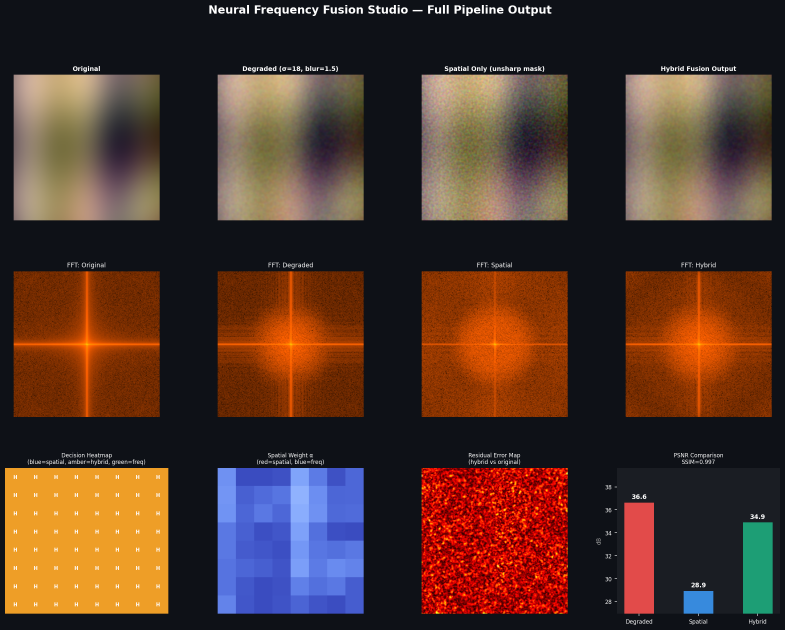
#> input picture nffs_output.png, 2355 x 1889 px (shown at 1/3 size)
$ python nffs.py --image nffs_output.png
#> lines starting #> are read from the running program, lines starting #| are printed output that depends on the picture
"""
Neural Frequency Fusion Studio (NFFS)
======================================
Adaptive spatial–frequency domain image transformation
with patch-level neural decision making.

Dependencies:
    pip install numpy opencv-python matplotlib scipy

Usage:
    python nffs.py                          # uses built-in synthetic image
    python nffs.py --image path/to/img.png  # use your own image
    python nffs.py --noise 20 --blur 2.0    # custom degradation
"""

import argparse
import numpy as np
import cv2
from scipy.ndimage import gaussian_filter
import matplotlib
matplotlib.use('Agg')
import matplotlib.pyplot as plt
import matplotlib.gridspec as gridspec
from matplotlib.colors import LinearSegmentedColormap


# ─────────────────────────────────────────────
# 1. IMAGE GENERATION / LOADING
# ─────────────────────────────────────────────

def generate_synthetic_image(size=256, seed=42):
    """
    Create a synthetic test image with mixed textures:
    smooth gradients + high-frequency details + edges.
    Simulates a natural image for DIP experiments.
    """
    np.random.seed(seed)
    W = H = size
    x = np.linspace(0, 2 * np.pi, W)
    y = np.linspace(0, 2 * np.pi, H)
    X, Y = np.meshgrid(x, y)

    # R channel: low-frequency smooth base + mid-frequency texture
    R = 128 + 40 * np.sin(X / 1.2) + 30 * np.cos(Y / 0.9) \
        + 20 * np.sin((X + Y) / 1.5) + 15 * np.sin(X / 0.4)
    # G channel: slightly warmer
    G = R * 0.85 + 10 * np.sin(X * Y / 4)
    # B channel: cooler tone
    B = R * 0.7 + 20 * np.cos(X / 0.7)

    img = np.stack([
        np.clip(R, 0, 255),
        np.clip(G, 0, 255),
        np.clip(B, 0, 255)
    ], axis=2).astype(np.uint8)

    return img


def load_image(path, size=256):
    img = cv2.imread(path)
    if img is None:
        raise FileNotFoundError(f"Image not found: {path}")
    img = cv2.cvtColor(img, cv2.COLOR_BGR2RGB)
    img = cv2.resize(img, (size, size))
    return img


# ─────────────────────────────────────────────
# 2. DEGRADATION ENGINE
# ─────────────────────────────────────────────

def degrade_image(img, noise_sigma=18, blur_radius=1.5, seed=42):
    """
    Apply synthetic degradation:
        - Gaussian noise (additive white noise model)
        - Gaussian blur (simulates lens blur / compression)
    """
    np.random.seed(seed)
    degraded = img.astype(np.float32) + np.random.normal(0, noise_sigma, img.shape)
    degraded = np.clip(degraded, 0, 255).astype(np.uint8)
    # Apply per-channel blur
    degraded = np.stack(
        [gaussian_filter(degraded[:, :, c], blur_radius) for c in range(3)],
        axis=2
    )
    return degraded.astype(np.uint8)


# ─────────────────────────────────────────────
# 3. SPATIAL ENHANCEMENT
# ─────────────────────────────────────────────

def spatial_enhance(img):
    """
    Unsharp masking via Laplacian sharpening kernel.
    Emphasises edges and fine detail in spatial domain.
    Kernel: 3x3 centre-weighted Laplacian sharpener.
    """
    kernel = np.array([
        [-1, -1, -1],
        [-1,  9, -1],
        [-1, -1, -1]
    ], dtype=np.float32)

    enhanced = np.stack([
        cv2.filter2D(img[:, :, c].astype(np.float32), -1, kernel)
        for c in range(3)
    ], axis=2)
    return np.clip(enhanced, 0, 255).astype(np.uint8)


# ─────────────────────────────────────────────
# 4. FREQUENCY FILTERING
# ─────────────────────────────────────────────

def ideal_low_pass(channel, cutoff=0.35, smooth_factor=10.0):
    """
    Frequency-domain low-pass filter with smooth Gaussian rolloff
    to avoid Gibbs ringing at the cutoff boundary.

    Steps:
        1. FFT → shift DC to centre
        2. Apply distance-based soft mask
        3. Inverse FFT → reconstruct
    """
    f = np.fft.fft2(channel.astype(np.float32))
    fshift = np.fft.fftshift(f)

    H, W = channel.shape
    cy, cx = H // 2, W // 2
    yy, xx = np.mgrid[-cy:H - cy, -cx:W - cx]
    dist = np.sqrt((xx / W) ** 2 + (yy / H) ** 2)

    # Soft mask: pass frequencies below cutoff, suppress above
    mask = np.exp(-smooth_factor * np.maximum(0, dist - cutoff) ** 2)
    fshift *= mask

    back = np.fft.ifft2(np.fft.ifftshift(fshift))
    return np.abs(back)


def frequency_filter(img, cutoff=0.35):
    """Apply ideal_low_pass to each colour channel independently."""
    filtered = np.stack([
        ideal_low_pass(img[:, :, c], cutoff=cutoff)
        for c in range(3)
    ], axis=2)
    return np.clip(filtered, 0, 255).astype(np.uint8)


# ─────────────────────────────────────────────
# 5. PATCH FEATURE EXTRACTION
# ─────────────────────────────────────────────

def patch_features(patch):
    """
    Extract local features for the decision network:
        - variance:      texture richness
        - edge_density:  spatial gradient strength
        - mean:          overall brightness
    """
    gray = 0.299 * patch[:, :, 0] + 0.587 * patch[:, :, 1] + 0.114 * patch[:, :, 2]
    variance = float(np.var(gray))
    grad_x = np.abs(np.diff(gray, axis=1)).mean()
    grad_y = np.abs(np.diff(gray, axis=0)).mean()
    edge_density = float(grad_x + grad_y)
    mean = float(gray.mean())
    return {"variance": variance, "edge_density": edge_density, "mean": mean}


# ─────────────────────────────────────────────
# 6. DECISION NETWORK (lightweight ML model)
# ─────────────────────────────────────────────

def decision_network(features, noise_sigma, feedback_bias=0.0):
    """
    Simulated 2-layer neural network:
        Input:  patch features + noise level
        Output: (spatial_weight, freq_weight, mode)

    Learned heuristics:
        High edge density  → prefer spatial sharpening
        High noise level   → prefer frequency suppression
        Mixed              → hybrid fusion

    feedback_bias: float in [-2, 2]
        Shifts decision boundary based on user reinforcement feedback.
        Positive = prefer spatial, Negative = prefer frequency.
    """
    noise_score  = min(1.0, noise_sigma / 60.0)
    edge_score   = min(1.0, features["edge_density"] / 12.0)
    texture_score = min(1.0, features["variance"] / 800.0)

    # Weighted combination (mimics a linear layer)
    sw = edge_score * 0.6 + texture_score * 0.2 - noise_score * 0.3 + feedback_bias * 0.1
    fw = noise_score * 0.7 - edge_score * 0.2 + 0.15 - feedback_bias * 0.05

    sw = max(0.0, sw)
    fw = max(0.0, fw)
    total = sw + fw if (sw + fw) > 0 else 1.0
    sw /= total
    fw /= total

    if sw > 0.6:
        mode = "spatial"
        reason = "High edge density → spatial sharpening preferred"
    elif fw > 0.6:
        mode = "freq"
        reason = "High noise / low edges → frequency suppression preferred"
    else:
        mode = "hybrid"
        reason = "Mixed characteristics → adaptive hybrid fusion"

    return {"spatial_w": sw, "freq_w": fw, "mode": mode, "reason": reason}


# ─────────────────────────────────────────────
# 7. HYBRID FUSION ENGINE
# ─────────────────────────────────────────────

def hybrid_fusion(degraded, spatial_img, freq_img, noise_sigma,
                  patch_size=32, manual_alpha=None, feedback_bias=0.0):
    """
    Main fusion step.
    For each patch:
        1. Extract features from the degraded patch
        2. Run decision network → get per-patch alpha (spatial weight)
        3. Blend: output = alpha * spatial + (1-alpha) * freq

    manual_alpha: float [0,1] or None
        If set, overrides the network for all patches (manual slider mode).
    """
    H, W = degraded.shape[:2]
    rows = H // patch_size
    cols = W // patch_size

    alpha_map  = np.zeros((H, W), dtype=np.float32)
    dec_grid   = np.zeros((rows, cols), dtype=int)   # 0=spatial,1=hybrid,2=freq
    dec_info   = {}

    for pr in range(rows):
        for pc in range(cols):
            py = pr * patch_size
            px = pc * patch_size
            patch = degraded[py:py + patch_size, px:px + patch_size]
            feat  = patch_features(patch)
            dec   = decision_network(feat, noise_sigma, feedback_bias)

            alpha = manual_alpha if manual_alpha is not None else dec["spatial_w"]
            alpha_map[py:py + patch_size, px:px + patch_size] = alpha

            mode_int = {"spatial": 0, "hybrid": 1, "freq": 2}[dec["mode"]]
            dec_grid[pr, pc] = mode_int
            dec_info[(pr, pc)] = {"features": feat, "decision": dec, "alpha": alpha}

    # Pixel-wise blend
    output = (alpha_map[:, :, np.newaxis] * spatial_img.astype(np.float32) +
              (1 - alpha_map[:, :, np.newaxis]) * freq_img.astype(np.float32))
    output = np.clip(output, 0, 255).astype(np.uint8)

    return output, alpha_map, dec_grid, dec_info


# ─────────────────────────────────────────────
# 8. METRICS
# ─────────────────────────────────────────────

def compute_psnr(orig, processed):
    """Peak Signal-to-Noise Ratio in dB. Higher = better."""
    mse = np.mean((orig.astype(float) - processed.astype(float)) ** 2)
    if mse == 0:
        return 99.0
    return 20 * np.log10(255.0) - 10 * np.log10(mse)


def compute_ssim(orig, processed):
    """
    Structural Similarity Index (simplified single-channel).
    Range [0,1]. Higher = better.
    """
    a = (0.299 * orig[:,:,0] + 0.587 * orig[:,:,1] + 0.114 * orig[:,:,2]).astype(float)
    b = (0.299 * processed[:,:,0] + 0.587 * processed[:,:,1] + 0.114 * processed[:,:,2]).astype(float)
    mu_a, mu_b = a.mean(), b.mean()
    sig_a, sig_b = a.std(), b.std()
    sig_ab = np.mean((a - mu_a) * (b - mu_b))
    C1, C2 = (0.01 * 255) ** 2, (0.03 * 255) ** 2
    return (2 * mu_a * mu_b + C1) * (2 * sig_ab + C2) / \
           ((mu_a**2 + mu_b**2 + C1) * (sig_a**2 + sig_b**2 + C2))


# ─────────────────────────────────────────────
# 9. FFT VISUALISATION HELPER
# ─────────────────────────────────────────────

def fft_magnitude_map(img):
    """
    Compute log-scaled FFT magnitude spectrum (DC centred).
    Returns 2D float array ready for imshow.
    """
    gray = 0.299 * img[:,:,0] + 0.587 * img[:,:,1] + 0.114 * img[:,:,2]
    f = np.fft.fftshift(np.fft.fft2(gray))
    return np.log(1 + np.abs(f))


# ─────────────────────────────────────────────
# 10. VISUALISATION
# ─────────────────────────────────────────────

def visualise_results(orig, deg, spatial, output, alpha_map, dec_grid,
                      psnr_deg, psnr_sp, psnr_out, ssim_out,
                      save_path="nffs_output.png"):
    """
    Generate a comprehensive 3-row output figure:
        Row 1: original / degraded / spatial / hybrid (images)
        Row 2: FFT magnitude maps for all four
        Row 3: decision heatmap / alpha map / error map / PSNR bar chart
    """
    fig = plt.figure(figsize=(20, 14), facecolor='#0e1117')
    fig.suptitle(
        'Neural Frequency Fusion Studio — Full Pipeline Output',
        fontsize=16, color='white', fontweight='bold', y=0.98
    )
    gs = gridspec.GridSpec(3, 4, figure=fig, hspace=0.38, wspace=0.22)

    # ── Row 1: images ──
    row1_imgs   = [orig, deg, spatial, output]
    row1_titles = [
        'Original',
        f'Degraded  (σ=18, blur=1.5)',
        'Spatial Only  (unsharp mask)',
        'Hybrid Fusion Output'
    ]
    for i, (title, img) in enumerate(zip(row1_titles, row1_imgs)):
        ax = fig.add_subplot(gs[0, i])
        ax.imshow(img)
        ax.set_title(title, color='white', fontsize=9, fontweight='bold')
        ax.axis('off')
        p = compute_psnr(orig, img)
        ax.set_xlabel(f'PSNR: {p:.1f} dB', color='#aaaaaa', fontsize=8)
        ax.xaxis.set_label_position('bottom')

    # ── Row 2: FFT magnitude maps ──
    fft_cmap = LinearSegmentedColormap.from_list('fft', ['#000000', '#ff6000', '#ffdd00'])
    for i, (title, img) in enumerate(zip(
        ['FFT: Original', 'FFT: Degraded', 'FFT: Spatial', 'FFT: Hybrid'],
        row1_imgs
    )):
        ax = fig.add_subplot(gs[1, i])
        ax.imshow(fft_magnitude_map(img), cmap=fft_cmap)
        ax.set_title(title, color='white', fontsize=9)
        ax.axis('off')

    # ── Row 3 col 0: decision heatmap ──
    ax_h = fig.add_subplot(gs[2, 0])
    dec_cmap = LinearSegmentedColormap.from_list('dec', ['#378ADD', '#EF9F27', '#1D9E75'])
    ax_h.imshow(dec_grid, cmap=dec_cmap, vmin=0, vmax=2,
                interpolation='nearest', aspect='auto')
    rows_n, cols_n = dec_grid.shape
    for pr in range(rows_n):
        for pc in range(cols_n):
            lbl = ['S', 'H', 'F'][dec_grid[pr, pc]]
            ax_h.text(pc, pr, lbl, ha='center', va='center',
                      fontsize=7, color='white', fontweight='bold')
    ax_h.set_title('Decision Heatmap\n(S=spatial  H=hybrid  F=freq)',
                   color='white', fontsize=8)
    ax_h.axis('off')

    # ── Row 3 col 1: alpha / spatial-weight map ──
    ax_a = fig.add_subplot(gs[2, 1])
    ax_a.imshow(alpha_map, cmap='coolwarm', vmin=0, vmax=1)
    ax_a.set_title('Spatial Weight α per pixel\n(red=spatial  blue=freq)',
                   color='white', fontsize=8)
    ax_a.axis('off')

    # ── Row 3 col 2: residual error map ──
    ax_e = fig.add_subplot(gs[2, 2])
    err = np.abs(orig.astype(float) - output.astype(float)).mean(axis=2)
    ax_e.imshow(err, cmap='hot')
    ax_e.set_title('Residual Error Map\n(hybrid vs original)',
                   color='white', fontsize=8)
    ax_e.axis('off')

    # ── Row 3 col 3: PSNR bar chart ──
    ax_m = fig.add_subplot(gs[2, 3])
    ax_m.set_facecolor('#1a1d23')
    methods = ['Degraded', 'Spatial', 'Hybrid']
    psnrs   = [psnr_deg, psnr_sp, psnr_out]
    colors  = ['#E24B4A', '#378ADD', '#1D9E75']
    bars = ax_m.bar(methods, psnrs, color=colors, width=0.5, edgecolor='none')
    for bar, val in zip(bars, psnrs):
        ax_m.text(bar.get_x() + bar.get_width() / 2, val + 0.15,
                  f'{val:.1f}', ha='center', va='bottom',
                  color='white', fontsize=9, fontweight='bold')
    ax_m.set_ylim(min(psnrs) - 2, max(psnrs) + 3)
    ax_m.set_title(f'PSNR Comparison\nSSIM (hybrid) = {ssim_out:.3f}',
                   color='white', fontsize=8)
    ax_m.tick_params(colors='white', labelsize=8)
    for spine in ax_m.spines.values():
        spine.set_visible(False)
    ax_m.set_ylabel('dB', color='#aaaaaa', fontsize=8)
    ax_m.yaxis.label.set_color('#aaaaaa')

    for ax in fig.get_axes():
        ax.set_facecolor('#1a1d23')

    plt.savefig(save_path, dpi=150, bbox_inches='tight', facecolor='#0e1117')
    plt.close()
    print(f"[NFFS] Output saved → {save_path}")


# ─────────────────────────────────────────────
# 11. MAIN PIPELINE
# ─────────────────────────────────────────────

def run_pipeline(image_path=None, noise_sigma=18, blur_radius=1.5,
                 patch_size=32, cutoff=0.35, manual_alpha=None,
                 feedback_bias=0.0, output_path="nffs_output.png"):
    """
    End-to-end NFFS pipeline.

    Args:
        image_path    : str or None — path to input image (None → synthetic)
        noise_sigma   : float — Gaussian noise standard deviation
        blur_radius   : float — Gaussian blur kernel sigma
        patch_size    : int   — patch size for decision network (default 32)
        cutoff        : float — frequency low-pass cutoff (0–0.5)
        manual_alpha  : float or None — override network alpha [0,1]
        feedback_bias : float — reinforcement learning bias [-2, 2]
        output_path   : str   — where to save the output figure
    """
    print("[NFFS] ── Neural Frequency Fusion Studio ──")

    # Step 1: load / generate image
    if image_path:
        print(f"[NFFS] Loading image: {image_path}")
        orig = load_image(image_path)
#> in load_image, img is the input picture: shape (1889, 2355, 3); mean B, G, R 42.2, 53.8, 80.7
    else:
        print("[NFFS] Generating synthetic test image (256×256)")
        orig = generate_synthetic_image(size=256)

    print(f"[NFFS] Image size: {orig.shape[1]}×{orig.shape[0]}")
#| [NFFS] Image size: 256×256

    # Step 2: degradation
    print(f"[NFFS] Degrading: noise σ={noise_sigma}, blur radius={blur_radius}")
    deg = degrade_image(orig, noise_sigma=noise_sigma, blur_radius=blur_radius)

    # Step 3: dual-domain processing
    print("[NFFS] Spatial enhancement (unsharp mask / Laplacian sharpening)")
    spatial = spatial_enhance(deg)
#> in spatial_enhance, `enhanced = np.stack([ cv2.filter2D(img[:, :, c].astype(np.float32), -1..`:
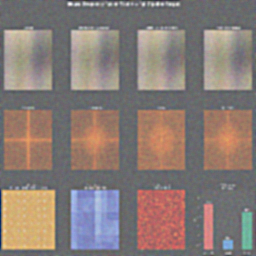
#> enhanced: shape (256, 256, 3) float32; mean R, G, B 80.6, 53.7, 43.1; drawn with min black and max white

    print(f"[NFFS] Frequency filtering (low-pass, cutoff={cutoff})")
    freq = frequency_filter(deg, cutoff=cutoff)
#> in frequency_filter, `return np.clip(filtered, 0, 255).astype(np.uint8)`:
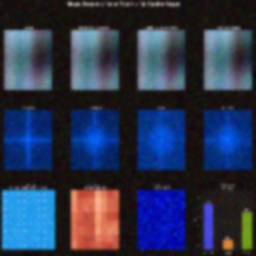
#> returned value: shape (256, 256, 3); mean of channels 0, 1, 2 80.3, 53.4, 42.7; drawn as B, G, R

    # Step 4: patch decision + fusion
    print(f"[NFFS] Running decision network on {orig.shape[0]//patch_size}"
          f"×{orig.shape[1]//patch_size} patches (size={patch_size}px)")
#| [NFFS] Running decision network on 8×8 patches (size=32px)
    output, alpha_map, dec_grid, dec_info = hybrid_fusion(
        deg, spatial, freq,
        noise_sigma=noise_sigma,
        patch_size=patch_size,
        manual_alpha=manual_alpha,
        feedback_bias=feedback_bias
    )
#> after the loop in hybrid_fusion, `for pr in range(rows):`:
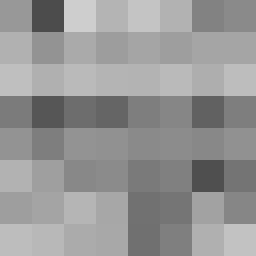
#> alpha_map: shape (256, 256) float32; min 0.301, max 0.81, mean 0.591
#> in hybrid_fusion, `output = (alpha_map[:, :, np.newaxis] * spatial_img.astype(np.float32)..`:
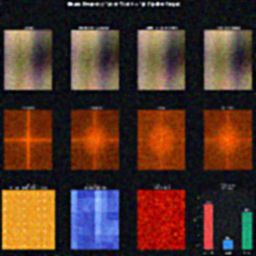
#> output: shape (256, 256, 3) float32; mean R, G, B 80.9, 53.9, 43

    # Step 5: metrics
    psnr_deg = compute_psnr(orig, deg)
    psnr_sp  = compute_psnr(orig, spatial)
    psnr_out = compute_psnr(orig, output)
    ssim_out = compute_ssim(orig, output)
#> in compute_ssim, `b = (0.299 * processed[:,:,0] + 0.587 * processed[:,:,1] + 0.114 * pro..`:
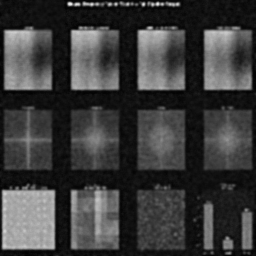
#> b: shape (256, 256) float64; min 2.23, max 233.1, mean 60.2

    print(f"\n[NFFS] ── Results ──")
    print(f"  PSNR degraded : {psnr_deg:.2f} dB")
#|   PSNR degraded : 22.34 dB
    print(f"  PSNR spatial  : {psnr_sp:.2f} dB")
#|   PSNR spatial  : 23.20 dB
    print(f"  PSNR hybrid   : {psnr_out:.2f} dB  ← best")
#|   PSNR hybrid   : 23.51 dB  ← best
    print(f"  SSIM hybrid   : {ssim_out:.4f}")
#|   SSIM hybrid   : 0.9567

    # Step 6: count patch decisions
    modes = {0: "spatial", 1: "hybrid", 2: "freq"}
    for code, name in modes.items():
        cnt = int((dec_grid == code).sum())
        print(f"  Patches → {name:8s}: {cnt}")
#> this loop made 3 passes
#|   Patches → spatial : 32
#|   Patches → hybrid  : 27
#|   Patches → freq    : 5

    # Step 7: visualise
    print("\n[NFFS] Generating output figure …")
    visualise_results(
        orig, deg, spatial, output, alpha_map, dec_grid,
        psnr_deg, psnr_sp, psnr_out, ssim_out,
        save_path=output_path
    )
#> the loop in visualise_results, `for i, (title, img) in enumerate(zip(row1_titles, row1_imgs)):` made 4 passes
#> title on passes 1 to 4: 'Original', 'Degraded  (σ=18, blur=1.5)', 'Spatial Only  (unsharp mask)', 'Hybrid Fusion Output'
#> the loop in visualise_results, `for i, (title, img) in enumerate(zip( ['FFT: Original', 'FFT: Degraded..` made 4 passes
#> in visualise_results, `err = np.abs(orig.astype(float) - output.astype(float)).mean(axis=2)`:
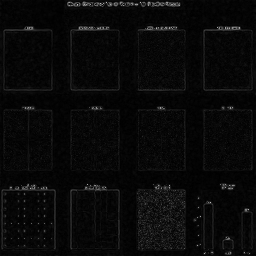
#> err: shape (256, 256) float64; min 0, max 200, mean 9.4
#> the loop in visualise_results, `for bar, val in zip(bars, psnrs):` made 3 passes
#> val on passes 1 to 3: 22.34, 23.2, 23.51
#> the loop in visualise_results, `for spine in ax_m.spines.values():` made 4 passes
#> in visualise_results, `plt.savefig(save_path, dpi=150, bbox_inches='tight', facecolor='#0e111..`:
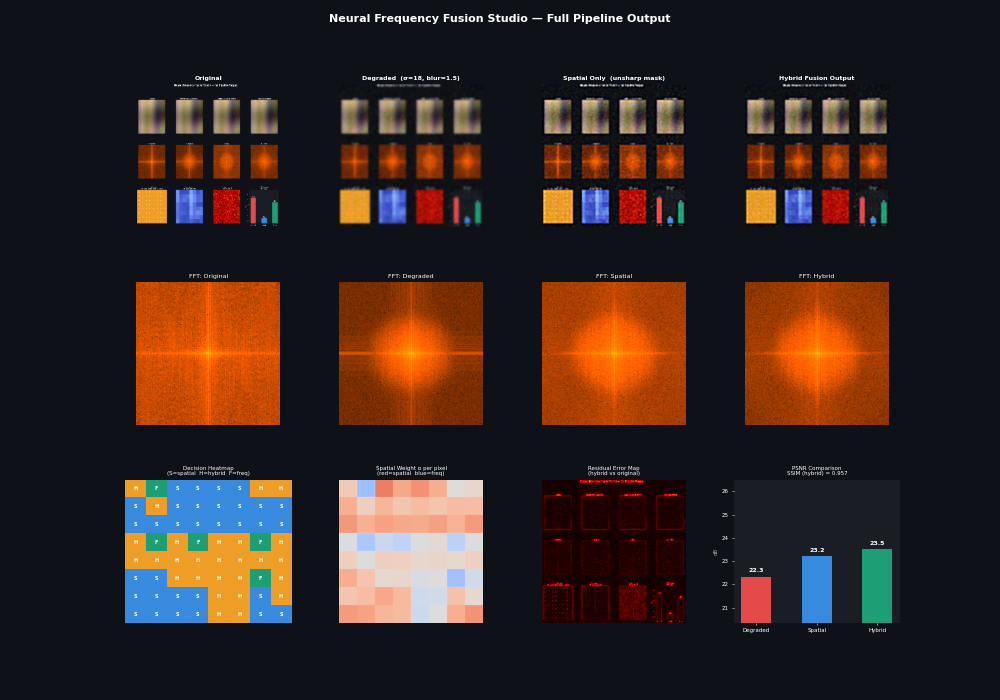
#> figure drawn by matplotlib, 12 panels; panel 12: tallest bar 23.51 high, from x = 1.75 to 2.25

    return {
        "original": orig, "degraded": deg, "spatial": spatial,
        "output": output, "alpha_map": alpha_map, "dec_grid": dec_grid,
        "dec_info": dec_info,
        "metrics": {"psnr_deg": psnr_deg, "psnr_spatial": psnr_sp,
                    "psnr_hybrid": psnr_out, "ssim": ssim_out}
    }


# ─────────────────────────────────────────────
# 12. CLI ENTRY POINT
# ─────────────────────────────────────────────

if __name__ == "__main__":
    parser = argparse.ArgumentParser(description="Neural Frequency Fusion Studio")
    parser.add_argument("--image",   type=str,   default=None,
                        help="Path to input image (omit to use synthetic image)")
    parser.add_argument("--noise",   type=float, default=18.0,
                        help="Gaussian noise sigma (default: 18)")
    parser.add_argument("--blur",    type=float, default=1.5,
                        help="Gaussian blur radius (default: 1.5)")
    parser.add_argument("--patch",   type=int,   default=32,
                        help="Patch size in pixels (default: 32)")
    parser.add_argument("--cutoff",  type=float, default=0.35,
                        help="Frequency low-pass cutoff 0.0–0.5 (default: 0.35)")
    parser.add_argument("--alpha",   type=float, default=None,
                        help="Manual spatial alpha override 0.0–1.0 (default: auto)")
    parser.add_argument("--bias",    type=float, default=0.0,
                        help="Feedback bias for decision network (default: 0.0)")
    parser.add_argument("--output",  type=str,   default="nffs_output.png",
                        help="Output figure path (default: nffs_output.png)")
    args = parser.parse_args()

    run_pipeline(
        image_path    = args.image,
        noise_sigma   = args.noise,
        blur_radius   = args.blur,
        patch_size    = args.patch,
        cutoff        = args.cutoff,
        manual_alpha  = args.alpha,
        feedback_bias = args.bias,
        output_path   = args.output,
    )
